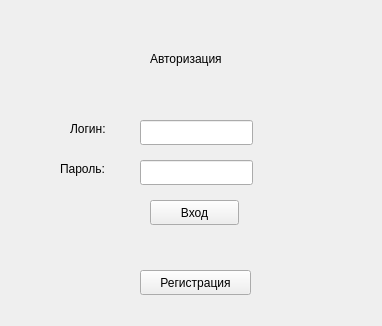
<?xml version="1.0" encoding="UTF-8"?>
<ui version="4.0">
 <class>SignForm</class>
 <widget class="QWidget" name="SignForm">
  <property name="geometry">
   <rect>
    <x>0</x>
    <y>0</y>
    <width>382</width>
    <height>326</height>
   </rect>
  </property>
  <property name="windowTitle">
   <string>Form</string>
  </property>
  <widget class="QLineEdit" name="le_login">
   <property name="geometry">
    <rect>
     <x>140</x>
     <y>120</y>
     <width>113</width>
     <height>25</height>
    </rect>
   </property>
  </widget>
  <widget class="QLineEdit" name="le_password">
   <property name="geometry">
    <rect>
     <x>140</x>
     <y>160</y>
     <width>113</width>
     <height>25</height>
    </rect>
   </property>
  </widget>
  <widget class="QPushButton" name="pb_signin">
   <property name="geometry">
    <rect>
     <x>150</x>
     <y>200</y>
     <width>89</width>
     <height>25</height>
    </rect>
   </property>
   <property name="text">
    <string>Вход</string>
   </property>
  </widget>
  <widget class="QLabel" name="label">
   <property name="geometry">
    <rect>
     <x>150</x>
     <y>50</y>
     <width>101</width>
     <height>17</height>
    </rect>
   </property>
   <property name="text">
    <string>Авторизация</string>
   </property>
  </widget>
  <widget class="QLabel" name="label_2">
   <property name="geometry">
    <rect>
     <x>70</x>
     <y>120</y>
     <width>67</width>
     <height>17</height>
    </rect>
   </property>
   <property name="text">
    <string>Логин:</string>
   </property>
  </widget>
  <widget class="QLabel" name="label_3">
   <property name="geometry">
    <rect>
     <x>60</x>
     <y>160</y>
     <width>67</width>
     <height>17</height>
    </rect>
   </property>
   <property name="text">
    <string>Пароль:</string>
   </property>
  </widget>
  <widget class="QPushButton" name="pb_reg">
   <property name="geometry">
    <rect>
     <x>140</x>
     <y>270</y>
     <width>111</width>
     <height>25</height>
    </rect>
   </property>
   <property name="text">
    <string>Регистрация</string>
   </property>
  </widget>
 </widget>
 <resources/>
 <connections/>
</ui>
